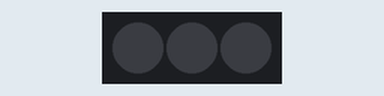
Simulated run of this sketch. Board: Arduino Uno, built with avr-gcc and run on an emulated ATmega328P. Parts: 3 RGB LEDs in strip order, left to right. Dim RGB values are drawn brighter than linear. At 15.3 s the program stops and its outputs stay as they are.

Above: at 0.15 s.
At 1.96 s:
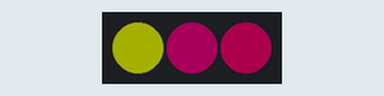
At 3.78 s:
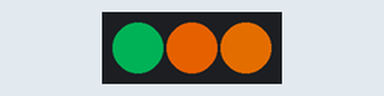
At 5.6 s:
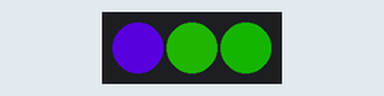
At 7.42 s:
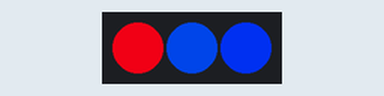
At 14.69 s:
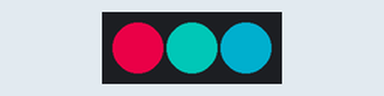
Timing chart, 0 to 16.5 s (numbered marks = the images above):
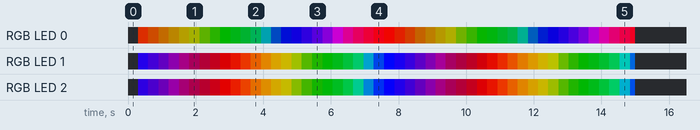

The sketch:

sketch_mar1b.ino
```cpp
#include "FastLED.h"

#define NUM_LEDS 3
#define DATA_PIN 6
#define CLOCK_PIN 5
#define BRIGHTNESS 255
#define MODE_DURATION 15000  // Switch modes every 10 seconds

CRGB leds[NUM_LEDS];
uint8_t gHue = 0;  // Rotating base color
bool fastMode = true;
unsigned long modeTimer = 0;

//SK9822


void setup() {
  FastLED.addLeds<WS2801, DATA_PIN, CLOCK_PIN, RGB>(leds, NUM_LEDS);
  FastLED.setBrightness(BRIGHTNESS);
  randomSeed(analogRead(0));
  modeTimer = millis();

}

void loop() {
  if(millis() - modeTimer > MODE_DURATION) {
      fastMode = !fastMode;
      modeTimer = millis();
      FastLED.clear();
    }

    if(fastMode) {
      cosmicSerenity();
    } else {
      flowmotion();
    }

    FastLED.show();
}


void cosmicSerenity() {
  // Slow color waves with gentle pulses
  EVERY_N_MILLISECONDS(30) {
    fadeToBlackBy(leds, NUM_LEDS, 5);  // Gentle fading

    // Update the rotating base color
    gHue = gHue + 1;  // Slow hue rotation

    // Create overlapping color waves
    for(int i = 0; i < NUM_LEDS; i++) {
      // Purpleish (Hue 192-224)
      leds[i] = CHSV(gHue + 192 + (i * 3), 255, sin8(i * 10 + millis()/20) / 2 + 128);

      // Blueish (Hue 160-192)
      leds[(i + 12) % NUM_LEDS] = CHSV(gHue + 160 + (i * 3), 255, cos8(i * 10 + millis()/15) / 2 + 128);

      // Greenish (Hue 96-128)
      leds[(i + 25) % NUM_LEDS] = CHSV(gHue + 96 + (i * 3), 200, sin8(i * 15 + millis()/25) / 2 + 128);

      // Reddish (Hue 0-32)
      leds[(i + 37) % NUM_LEDS] = CHSV(gHue + 0 + (i * 3), 255, cos8(i * 20 + millis()/30) / 2 + 128);
    }
  }
}

void flowmotion(){
  EVERY_N_MILLISECONDS(300) {
    for(int i = 0; i < NUM_LEDS;i++){
      leds[i] = CRGB::White;
      for(int o = 0;o<NUM_LEDS;o++){
        if(o=i){
        }else{
          leds[o] = CRGB::MistyRose;
        }
      }


      FastLED.show();
      fadeToBlackBy(leds, NUM_LEDS, 25);
    }

  }

}
```

Measured:
- by itself, RGB LED 0: off → RGB(148, 30, 0) at 0.30 s, → RGB(112, 41, 0) 0.30 s later, → RGB(88, 48, 0) 0.30 s later, → RGB(73, 52, 0) 0.30 s later, … (50 changes in this stretch)
- by itself, RGB LED 1: off → RGB(29, 0, 192) at 0.30 s, → RGB(42, 0, 135) 0.30 s later, → RGB(44, 0, 87) 0.30 s later, → RGB(42, 0, 52) 0.30 s later, … (50 changes in this stretch)
